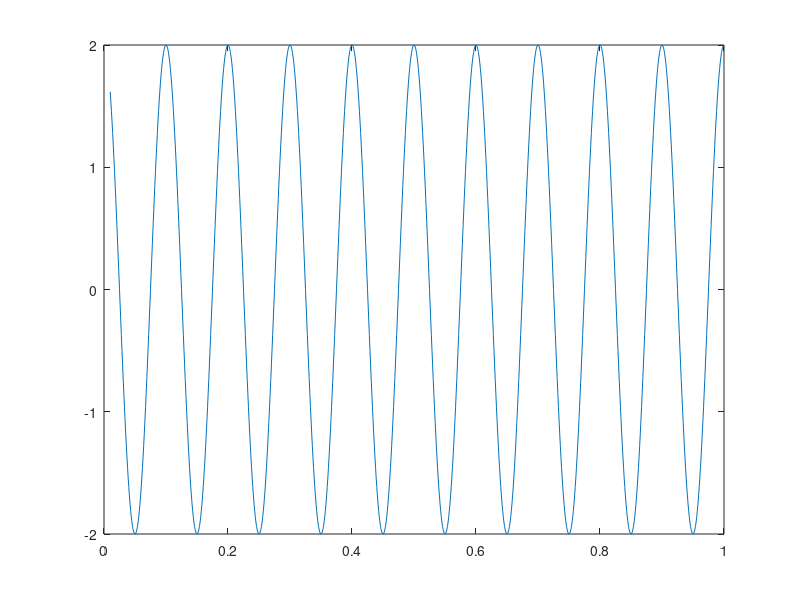

This chart was generated by the following MATLAB code:
t = 0.01:0.001:1;       % time scale
f = 10;                 % frequency
A = 2;                  % amplitude
w = 2*pi*f;             % frequency transform
y = A*cos(w*t);         % basic cosine signal
figure(1);
plot(t,y);